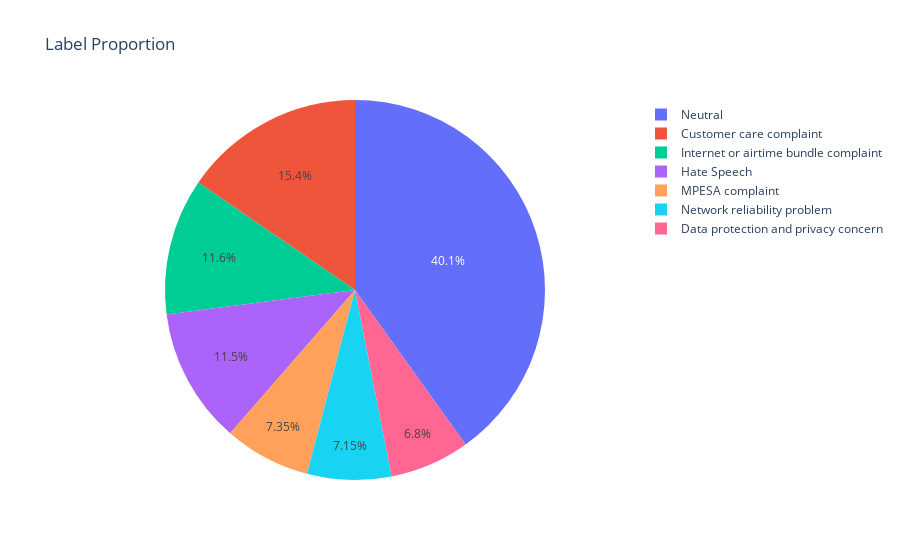

Notebook source saved alongside this figure:
### Code cell
fig = px.pie(Saf_tweets, names='Labels', title='Label Proportion')
fig.show()

### Figure 1 — Plotly figure (JSON) as saved in the notebook; plotly's stock layout.template omitted (floating-point values rounded to 4 significant figures; data arrays with more than 128 entries replaced by an {"elided": "..."} marker saying what was removed)
{"data": [{"domain": {"x": [0, 1], "y": [0, 1]}, "hovertemplate": "Labels=%{label}<extra></extra>", "labels": {"elided": "2573 str values"}, "legendgroup": "", "name": "", "showlegend": true, "type": "pie"}], "layout": {"legend": {"tracegroupgap": 0}, "title": {"text": "Label Proportion"}}}
